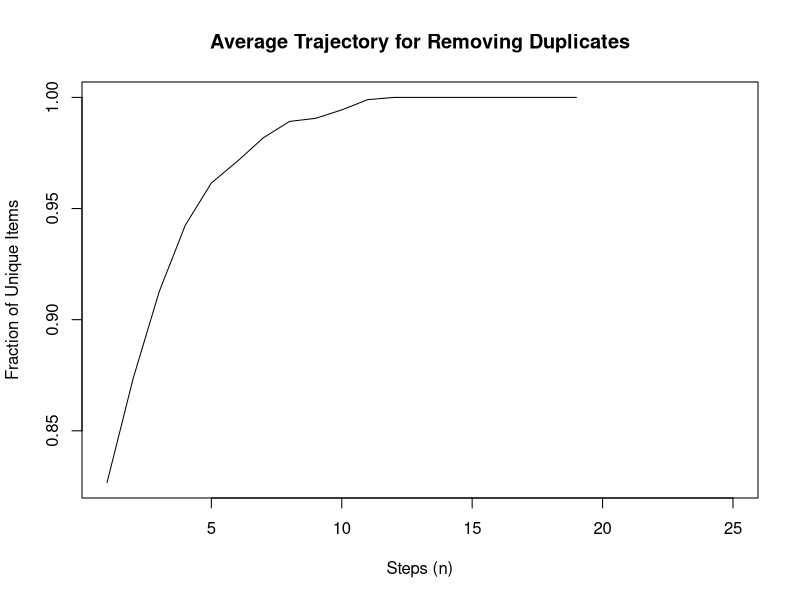

The R source for this figure: (Note: this script raises an error after producing the figure.)


# compute function
# splits duplicates into 2 piles
shares <- function(x,sp){
    
  fracA<-length(x)*sp
  fracB <-length(x)-fracA
  
  sideA <- sample(x,fracA,replace=FALSE)
  sideB <- x[-which(sideA %in% x)]
  #sideB <- sample(x,fracB,replace=TRUE)
  
  leftB<-sideB[-which(sideB %in% sideA)]
  
  leftAB <- c(sideA,leftB)
  
  return(leftAB)
  
}


# stepper function
# passes all parameters
# holds loop function
# writes diagnostics

stepper <- function(nsteps=25,pool=52,dups=0.5,splits=0.75){
  
  sams <- c(seq(1,pool,1),c(sample(seq(1,pool,1),dups*pool)),c(
                            seq(pool+floor(dups*pool),2*pool-1,1)))
  
  # prepare
  transactions <- matrix(ncol=2,nrow=nsteps)
  
  for (i in seq_len(nsteps)){
    
    sams <-shares(sams,sp=splits)
    res <-round(as.numeric(length(unique(sams))/length(sams)),2)
    trn <-res
    transactions[i,2]<-trn
    
    #transactions[i]<-floor(dups*length(sams))
    transactions[i]<-i # update :: keep track of step in loop, used for plotting

  }
  
  return(transactions)
  
}


tr<-stepper()

# replicate runs
reps <- 100

# returns an array
walks<-replicate(reps,stepper())

# with replicate returning a matrix
opt.two<-do.call( rbind, replicate(reps, stepper(), simplify=FALSE ) )

# with lapply
opt.three<-do.call(rbind, lapply(1:reps, function(i) stepper()))

# generate a mean "walk"
avgOutcomes <-rowMeans(walks,dims=2,na.rm = TRUE)

plot(avgOutcomes[,2],type="l",
     main="Average Trajectory for Removing Duplicates",
     ylab="Fraction of Unique Items",
     xlab="Steps (n)")

# option four :: convert to dataframe from array without plyr
opt.four <- as.data.frame.table(walks)

library(tidyr)
df1 <- spread(data = opt.four, key = Var2, value = Freq) 

#%>% 
  setNames(c("Obs Step","Run","Cards","Proportion"))
head(df1)
library(ggplot2)

ggplot(aes(A,B),data=df1) + 
  geom_line(aes(group=Var3),alpha=0.025) + geom_smooth()
